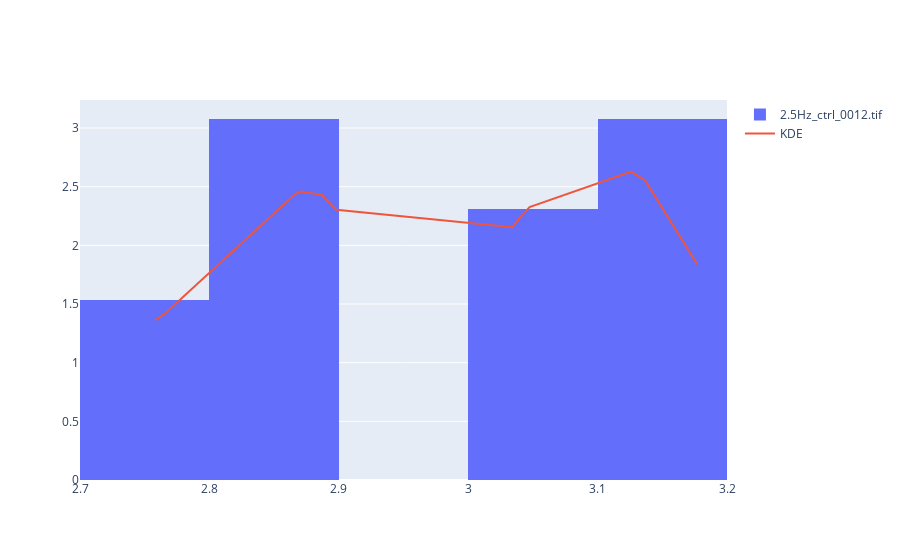

Notebook code for this chart:
### Markdown cell above
Most people perform density estimation all the time without knowing it. The histogram is the easiest way to understand how data is distrubuted. However, the histogram and the data are victim to the bin width of the histogram itself. Different bins can easily present the same data in a very different way. Kernel Density Estimation is a technique used to mathematically estimate the distribution of the data. There are different types of KDEs, such as the Gaussian, tophat, and Epanechnikov. 

Our goal is to understand how the data of each file is distributed. While some of them have very small samples sizes (I believe n = 4 is the smallest), we should have no issues with using KDE as it is a non-parametric method, not restricting us with statistical assumptions.

In this notebook, we will use Sklearn's **KernalDensity()** function, with different types of KDEs.

### Code cell
# Lets look at just one file
subset = dfMaster["peakVal"][dfMaster["file"] == "2.5Hz_ctrl_0012.tif"]
plotdf = pd.DataFrame({"subset": subset}).reset_index(drop=True)

# KDE
subset = subset.to_numpy().reshape(-1, 1)
kde = KernelDensity(kernel="gaussian", bandwidth=0.05).fit(subset)
log_dens = np.array(np.exp(kde.score_samples(subset))).reshape(-1, 1)
plotdf["log_dens"] = log_dens
plotdf = plotdf.sort_values(by=["subset"])

# Plot
figure = go.Figure(
    data=go.Histogram(
        x=plotdf["subset"], histnorm="probability density", name="2.5Hz_ctrl_0012.tif"
    )
)
figure.add_trace(
    go.Scatter(x=plotdf["subset"], y=plotdf["log_dens"], mode="lines", name="KDE")
)

figure.show()

### Figure 1 — Plotly figure (JSON) as saved in the notebook; plotly's stock layout.template omitted (floating-point values rounded to 4 significant figures)
{"data": [{"histnorm": "probability density", "name": "2.5Hz_ctrl_0012.tif", "type": "histogram", "x": [2.758, 2.766, 2.866, 2.87, 2.887, 2.898, 3.034, 3.04, 3.047, 3.126, 3.127, 3.137, 3.177]}, {"mode": "lines", "name": "KDE", "type": "scatter", "x": [2.758, 2.766, 2.866, 2.87, 2.887, 2.898, 3.034, 3.04, 3.047, 3.126, 3.127, 3.137, 3.177], "y": [1.361, 1.426, 2.437, 2.458, 2.43, 2.303, 2.155, 2.236, 2.326, 2.627, 2.62, 2.553, 1.84]}], "layout": {}}
